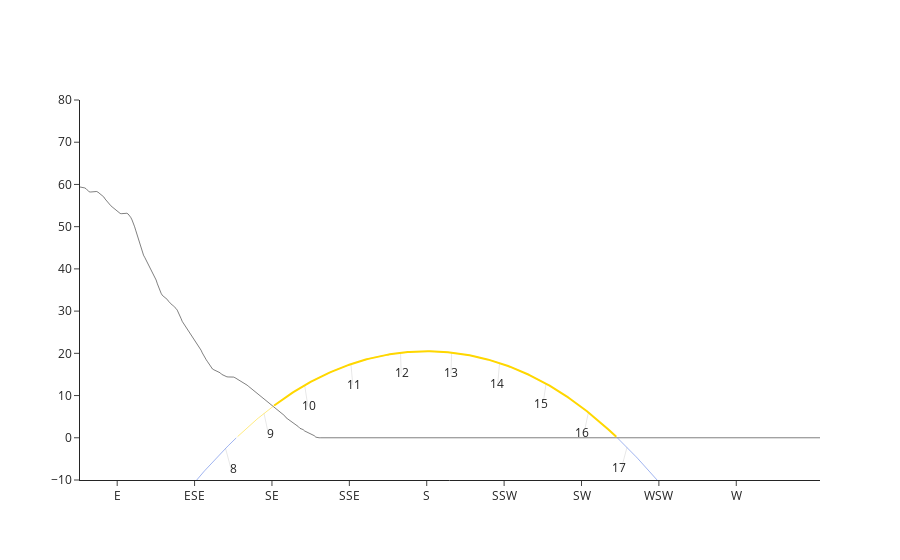

Write notebook code for a chart like this one.
### Code cell
def make_line_dict(x, y, color = 'black', width = .5):
    return {'line': {'color': color,
            'dash': 'solid',
            'width': width},
            'mode': 'lines',
            'name': '_line0',
            'showlegend' : False,
            'x': x,
            'xaxis': 'x',
            'y': y,
            'yaxis': 'y',
            'type': 'scatter'}

def make_annotation_dict(x, y, text, xshift):
    return  {'text':text, 'x':float(x), 'y':float(y), 
            'xanchor':'center', 
            'yanchor':'middle', 
            # 'height':30,
            'xshift':10*xshift,
            'yshift':-20,
            'showarrow':False
            } 

def get_sun_lines(mdf):
    lines = []
    x = mdf.loc[ mdf.daylight == 'day' ].bearing
    y = mdf.loc[ mdf.daylight == 'day' ].elevation
    lines.append(make_line_dict(x, y, color = 'gold', width = .5))

    # x = mdf.loc[ mdf.daylight == 'day' ].bearing
    # y = mdf.loc[ mdf.daylight == 'day' ].elevation
    # f = sns.lineplot(x = x, y = y , color = 'gold', linewidth=4)

    x = mdf.loc[ mdf.sunlight == 'morning_twighlight' ].azimuth
    y = mdf.loc[ mdf.sunlight == 'morning_twighlight' ].elevation
    # sns.lineplot(x = x, y = y , color = 'royalblue', linewidth=1)
    lines.append(make_line_dict(x, y, color = 'royalblue', width = .5))


    x = mdf.loc[ mdf.sunlight == 'evening_twighlight' ].azimuth
    y = mdf.loc[ mdf.sunlight == 'evening_twighlight' ].elevation
    # sns.lineplot(x = x, y = y , color = 'royalblue', linewidth=1)
    lines.append(make_line_dict(x, y, color = 'royalblue', width = .5))

    for epoch in mdf.epoch.unique():
        if epoch%2 == 1:
            x = mdf.loc[ mdf.epoch == epoch ].azimuth
            y = mdf.loc[ mdf.epoch == epoch ].elevation
            # sns.lineplot(x = x, y = y , color = 'gold', linewidth=4)
            lines.append(make_line_dict(x, y, color = 'gold', width = 2))

    return lines            

peak_lines = make_line_dict(mdf.bearing, mdf.peak_angle, color='black', width = 0.5)

pio.templates.default = "simple_white"

fig = go.Figure(
    data=peak_lines,
    # layout={'annotations':annotations }
)

markers, annotations, shapes = [] , [], []
gdf = tdf.groupby('time')
for hour, df in gdf:
    df = df.sort_values('date').reset_index()
    # print(df.head)
    x = float( df.azimuth )
    y = float( df.elevation )
    text = hour
    grad = float( df.grad )
    fig.add_trace(
        go.Scatter(
            x=[ x, x + 2 * grad],
            y=[ y, y - 5] ,
            line = dict( color="black", width=.1), 
            marker = None,
            mode = 'lines',
            showlegend = False
        )
    )
    # markers.append(make_marker_dict(x,y,hour))
    annotations.append( make_annotation_dict(x, y, text, grad) )

# fig.update_annotations(annotations)
fig.add_traces(
    get_sun_lines(mdf)
)

fig.update_layout( 
    annotations = annotations,
    xaxis = dict(
        tickmode = 'array',
        tickvals = [45.0, 67.5, 90.0, 112.5, 135.0, 157.5, 180.0, 202.5, 225.0, 247.5, 270.0] ,
        ticktext = ['NE', 'ENE', 'E', 'ESE', 'SE', 'SSE', 'S', 'SSW', 'SW', 'WSW', 'W'] ),
    yaxis = dict(
        range = [-10, 80]
    ) )
# fig.add_trace(go.Scatter(lines[1]))
# fig.add_annotation(  annotations[0] )
# fig.update_layout(showlegend=False)
# fig.add_annotation( annotations[0])

### Figure 1 — Plotly figure (JSON) as saved in the notebook; plotly's stock layout.template omitted (floating-point values rounded to 4 significant figures; data arrays with more than 128 entries replaced by an {"elided": "..."} marker saying what was removed)
{"data": [{"line": {"color": "black", "dash": "solid", "width": 0.5}, "mode": "lines", "name": "_line0", "showlegend": false, "type": "scatter", "x": {"elided": "500 float values"}, "xaxis": "x", "y": {"elided": "500 float values"}, "yaxis": "y"}, {"line": {"color": "black", "width": 0.1}, "mode": "lines", "showlegend": false, "type": "scatter", "x": [79.19, 80.96], "y": [-42.2, -47.2]}, {"line": {"color": "black", "width": 0.1}, "mode": "lines", "showlegend": false, "type": "scatter", "x": [90.87, 92.76], "y": [-31.83, -36.83]}, {"line": {"color": "black", "width": 0.1}, "mode": "lines", "showlegend": false, "type": "scatter", "x": [101.0, 102.9], "y": [-21.85, -26.85]}, {"line": {"color": "black", "width": 0.1}, "mode": "lines", "showlegend": false, "type": "scatter", "x": [111.1, 113.0], "y": [-11.85, -16.85]}, {"line": {"color": "black", "width": 0.1}, "mode": "lines", "showlegend": false, "type": "scatter", "x": [121.5, 123.2], "y": [-2.524, -7.524]}, {"line": {"color": "black", "width": 0.1}, "mode": "lines", "showlegend": false, "type": "scatter", "x": [132.7, 134.0], "y": [5.782, 0.782]}, {"line": {"color": "black", "width": 0.1}, "mode": "lines", "showlegend": false, "type": "scatter", "x": [144.5, 145.5], "y": [12.43, 7.427]}, {"line": {"color": "black", "width": 0.1}, "mode": "lines", "showlegend": false, "type": "scatter", "x": [158.0, 158.5], "y": [17.45, 12.45]}, {"line": {"color": "black", "width": 0.1}, "mode": "lines", "showlegend": false, "type": "scatter", "x": [172.4, 172.6], "y": [20.12, 15.12]}, {"line": {"color": "black", "width": 0.1}, "mode": "lines", "showlegend": false, "type": "scatter", "x": [187.2, 187.0], "y": [20.16, 15.16]}, {"line": {"color": "black", "width": 0.1}, "mode": "lines", "showlegend": false, "type": "scatter", "x": [201.2, 200.6], "y": [17.69, 12.69]}, {"line": {"color": "black", "width": 0.1}, "mode": "lines", "showlegend": false, "type": "scatter", "x": [214.7, 213.8], "y": [12.81, 7.814]}, {"line": {"color": "black", "width": 0.1}, "mode": "lines", "showlegend": false, "type": "scatter", "x": [227.0, 225.7], "y": [6.002, 1.002]}, {"line": {"color": "black", "width": 0.1}, "mode": "lines", "showlegend": false, "type": "scatter", "x": [238.2, 236.6], "y": [-2.267, -7.267]}, {"line": {"color": "black", "width": 0.1}, "mode": "lines", "showlegend": false, "type": "scatter", "x": [248.3, 246.4], "y": [-11.23, -16.23]}, {"line": {"color": "black", "width": 0.1}, "mode": "lines", "showlegend": false, "type": "scatter", "x": [258.4, 256.5], "y": [-21.19, -26.19]}, {"line": {"color": "black", "width": 0.1}, "mode": "lines", "showlegend": false, "type": "scatter", "x": [268.9, 267.0], "y": [-31.53, -36.53]}, {"line": {"color": "black", "width": 0.1}, "mode": "lines", "showlegend": false, "type": "scatter", "x": [280.5, 278.8], "y": [-41.89, -46.89]}, {"line": {"color": "gold", "dash": "solid", "width": 0.5}, "mode": "lines", "name": "_line0", "showlegend": false, "type": "scatter", "x": {"elided": "234 float values"}, "xaxis": "x", "y": {"elided": "234 float values"}, "yaxis": "y"}, {"line": {"color": "royalblue", "dash": "solid", "width": 0.5}, "mode": "lines", "name": "_line0", "showlegend": false, "type": "scatter", "x": [104.9, 105.3, 105.7, 106.0, 106.4, 106.7, 107.1, 107.5, 107.8, 108.2, 108.5, 108.9, 109.3, 109.6, 110.0, 110.4, 110.7, 111.1, 111.5, 111.8, 112.2, 112.5, 112.9, 113.3, 113.6, 114.0, 114.4, 114.7, 115.1, 115.5, 115.9, 116.2, 116.6, 117.0, 117.3, 117.7, 118.1, 118.5, 118.8, 119.2, 119.6, 120.0, 120.4, 120.7, 121.1, 121.5, 121.9, 122.3, 122.7, 123.1, 123.4, 123.8, 124.2, 124.6], "xaxis": "x", "y": [-17.87, -17.51, -17.15, -16.79, -16.43, -16.08, -15.72, -15.37, -15.01, -14.66, -14.3, -13.95, -13.6, -13.25, -12.9, -12.55, -12.2, -11.85, -11.51, -11.16, -10.82, -10.47, -10.13, -9.787, -9.446, -9.106, -8.766, -8.428, -8.09, -7.754, -7.419, -7.084, -6.751, -6.419, -6.088, -5.758, -5.429, -5.101, -4.775, -4.45, -4.126, -3.803, -3.481, -3.161, -2.841, -2.524, -2.207, -1.892, -1.578, -1.265, -0.954, -0.6442, -0.3358, -0.0288], "yaxis": "y"}, {"line": {"color": "royalblue", "dash": "solid", "width": 0.5}, "mode": "lines", "name": "_line0", "showlegend": false, "type": "scatter", "x": [235.5, 235.9, 236.3, 236.7, 237.1, 237.5, 237.8, 238.2, 238.6, 239.0, 239.4, 239.8, 240.1, 240.5, 240.9, 241.3, 241.6, 242.0, 242.4, 242.8, 243.1, 243.5, 243.9, 244.3, 244.6, 245.0, 245.4, 245.7, 246.1, 246.5, 246.8, 247.2, 247.6, 247.9, 248.3, 248.7, 249.0, 249.4, 249.8, 250.1, 250.5, 250.9, 251.2, 251.6, 251.9, 252.3, 252.7, 253.0, 253.4, 253.7, 254.1, 254.5, 254.8, 255.2], "xaxis": "x", "y": [-0.08717, -0.3944, -0.703, -1.013, -1.325, -1.637, -1.951, -2.267, -2.584, -2.902, -3.221, -3.542, -3.864, -4.187, -4.511, -4.837, -5.163, -5.491, -5.82, -6.15, -6.482, -6.814, -7.147, -7.482, -7.817, -8.154, -8.491, -8.83, -9.169, -9.51, -9.851, -10.19, -10.54, -10.88, -11.23, -11.57, -11.92, -12.27, -12.62, -12.96, -13.31, -13.67, -14.02, -14.37, -14.72, -15.08, -15.43, -15.79, -16.14, -16.5, -16.86, -17.22, -17.57, -17.93], "yaxis": "y"}, {"line": {"color": "gold", "dash": "solid", "width": 2}, "mode": "lines", "name": "_line0", "showlegend": false, "type": "scatter", "x": {"elided": "208 float values"}, "xaxis": "x", "y": {"elided": "208 float values"}, "yaxis": "y"}], "layout": {"annotations": [{"showarrow": false, "text": "4", "x": 79.19, "xanchor": "center", "xshift": 8.869, "y": -42.2, "yanchor": "middle", "yshift": -20}, {"showarrow": false, "text": "5", "x": 90.87, "xanchor": "center", "xshift": 9.42, "y": -31.83, "yanchor": "middle", "yshift": -20}, {"showarrow": false, "text": "6", "x": 101.0, "xanchor": "center", "xshift": 9.883, "y": -21.85, "yanchor": "middle", "yshift": -20}, {"showarrow": false, "text": "7", "x": 111.1, "xanchor": "center", "xshift": 9.418, "y": -11.85, "yanchor": "middle", "yshift": -20}, {"showarrow": false, "text": "8", "x": 121.5, "xanchor": "center", "xshift": 8.217, "y": -2.524, "yanchor": "middle", "yshift": -20}, {"showarrow": false, "text": "9", "x": 132.7, "xanchor": "center", "xshift": 6.549, "y": 5.782, "yanchor": "middle", "yshift": -20}, {"showarrow": false, "text": "10", "x": 144.5, "xanchor": "center", "xshift": 4.739, "y": 12.43, "yanchor": "middle", "yshift": -20}, {"showarrow": false, "text": "11", "x": 158.0, "xanchor": "center", "xshift": 2.826, "y": 17.45, "yanchor": "middle", "yshift": -20}, {"showarrow": false, "text": "12", "x": 172.4, "xanchor": "center", "xshift": 0.9512, "y": 20.12, "yanchor": "middle", "yshift": -20}, {"showarrow": false, "text": "13", "x": 187.2, "xanchor": "center", "xshift": -0.897, "y": 20.16, "yanchor": "middle", "yshift": -20}, {"showarrow": false, "text": "14", "x": 201.2, "xanchor": "center", "xshift": -2.702, "y": 17.69, "yanchor": "middle", "yshift": -20}, {"showarrow": false, "text": "15", "x": 214.7, "xanchor": "center", "xshift": -4.615, "y": 12.81, "yanchor": "middle", "yshift": -20}, {"showarrow": false, "text": "16", "x": 227.0, "xanchor": "center", "xshift": -6.495, "y": 6.002, "yanchor": "middle", "yshift": -20}, {"showarrow": false, "text": "17", "x": 238.2, "xanchor": "center", "xshift": -8.172, "y": -2.267, "yanchor": "middle", "yshift": -20}, {"showarrow": false, "text": "18", "x": 248.3, "xanchor": "center", "xshift": -9.356, "y": -11.23, "yanchor": "middle", "yshift": -20}, {"showarrow": false, "text": "19", "x": 258.4, "xanchor": "center", "xshift": -9.862, "y": -21.19, "yanchor": "middle", "yshift": -20}, {"showarrow": false, "text": "20", "x": 268.9, "xanchor": "center", "xshift": -9.425, "y": -31.53, "yanchor": "middle", "yshift": -20}, {"showarrow": false, "text": "21", "x": 280.5, "xanchor": "center", "xshift": -8.896, "y": -41.89, "yanchor": "middle", "yshift": -20}], "xaxis": {"tickmode": "array", "ticktext": ["NE", "ENE", "E", "ESE", "SE", "SSE", "S", "SSW", "SW", "WSW", "W"], "tickvals": [45, 67.5, 90, 112.5, 135, 157.5, 180, 202.5, 225, 247.5, 270]}, "yaxis": {"range": [-10, 80]}}}
